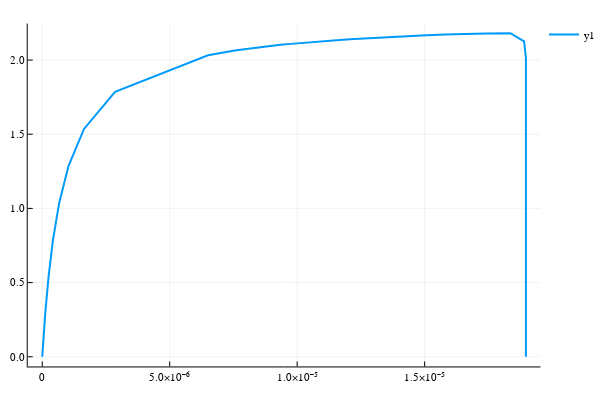

The code cell stored with this chart in its notebook:
### Markdown cell above
## X vs D (τ = 0)

### Code cell
τ = 0.0;
mupdatant = Chemostat.v1.FBA.μ.(fbaress, wpdata, τ);
Xpdatant = Chemostat.v1.FBA.X.(fbaress,mupdatant,1);
X_vs_Dpdata = plot((mupdatant, Xpdatant), lw = 2)

### Figure 1 — Plotly figure (JSON) as saved in the notebook; plotly's stock layout.template omitted (floating-point values rounded to 4 significant figures; data arrays with more than 128 entries replaced by an {"elided": "..."} marker saying what was removed)
{"data": [{"colorbar": {"title": ""}, "hoverinfo": "text", "legendgroup": "y1", "line": {"color": "rgba(0, 154, 250, 1.000)", "dash": "solid", "shape": "linear", "width": 2}, "mode": "lines", "name": "y1", "showlegend": true, "text": {"elided": "255 null values"}, "type": "scatter", "x": {"elided": "255 float values"}, "xaxis": "x1", "y": {"elided": "255 float values"}, "yaxis": "y1"}], "layout": {"annotations": [], "height": 400, "legend": {"bgcolor": "rgba(255, 255, 255, 1.000)", "bordercolor": "rgba(0, 0, 0, 1.000)", "font": {"color": "rgba(0, 0, 0, 1.000)", "family": "sans-serif", "size": 11}, "tracegroupgap": 0, "x": 1, "y": 1}, "margin": {"b": 20, "l": 0, "r": 0, "t": 20}, "paper_bgcolor": "rgba(255, 255, 255, 1.000)", "plot_bgcolor": "rgba(255, 255, 255, 1.000)", "showlegend": true, "width": 600, "xaxis": {"anchor": "y1", "domain": [0.05101, 0.9934], "gridcolor": "rgba(0, 0, 0, 0.100)", "gridwidth": 0.5, "linecolor": "rgba(0, 0, 0, 1.000)", "mirror": false, "range": [-5.692e-07, 1.954e-05], "showgrid": true, "showline": true, "showticklabels": true, "tickangle": 0, "tickcolor": "rgb(0, 0, 0)", "tickfont": {"color": "rgba(0, 0, 0, 1.000)", "family": "sans-serif", "size": 11}, "tickmode": "array", "ticks": "inside", "ticktext": ["0", "5.0×10⁻⁶", "1.0×10⁻⁵", "1.5×10⁻⁵"], "tickvals": [0, 5e-06, 1e-05, 1.5e-05], "title": "", "titlefont": {"color": "rgba(0, 0, 0, 1.000)", "family": "sans-serif", "size": 15}, "type": "-", "visible": true, "zeroline": false, "zerolinecolor": "rgba(0, 0, 0, 1.000)"}, "yaxis": {"anchor": "x1", "domain": [0.03762, 0.9902], "gridcolor": "rgba(0, 0, 0, 0.100)", "gridwidth": 0.5, "linecolor": "rgba(0, 0, 0, 1.000)", "mirror": false, "range": [-0.06542, 2.246], "showgrid": true, "showline": true, "showticklabels": true, "tickangle": 0, "tickcolor": "rgb(0, 0, 0)", "tickfont": {"color": "rgba(0, 0, 0, 1.000)", "family": "sans-serif", "size": 11}, "tickmode": "array", "ticks": "inside", "ticktext": ["0.0", "0.5", "1.0", "1.5", "2.0"], "tickvals": [0, 0.5, 1, 1.5, 2], "title": "", "titlefont": {"color": "rgba(0, 0, 0, 1.000)", "family": "sans-serif", "size": 15}, "type": "-", "visible": true, "zeroline": false, "zerolinecolor": "rgba(0, 0, 0, 1.000)"}}}
